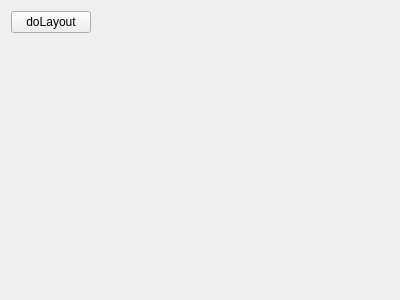
<?xml version="1.0" encoding="UTF-8"?>
<ui version="4.0">
 <class>SGMXASScanConfigurationViewer</class>
 <widget class="QWidget" name="SGMXASScanConfigurationViewer">
  <property name="geometry">
   <rect>
    <x>0</x>
    <y>0</y>
    <width>400</width>
    <height>300</height>
   </rect>
  </property>
  <property name="windowTitle">
   <string>Form</string>
  </property>
  <layout class="QFormLayout" name="formLayout">
   <item row="0" column="0">
    <widget class="QPushButton" name="doLayoutButton">
     <property name="text">
      <string>doLayout</string>
     </property>
    </widget>
   </item>
  </layout>
 </widget>
 <resources/>
 <connections/>
</ui>
